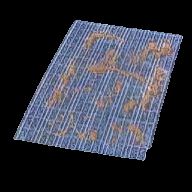
%> input picture Algorithms/ENHANCED.png, 192 x 192 px
$ octave --eval "result = Enhancement1(imread('ENHANCED.png'));"   (GNU Octave 9; MATLAB toolbox functions it lacks are replaced by stand-ins)
%> lines starting %> are read from the running program, lines starting %| are printed output that depends on the picture
### Algorithms/NormalizeSize.m
function [newimg] = NormalizeSize(img)
    [x,y,~] = size(img);
    frac = 20;
    i = 0;
    j = 0;
    while frac > 1
        i = i + 1;
        frac = x / (2 ^ i);
    end
    frac = 20;
    while frac > 1
        j = j + 1;
        frac = y / (2 ^ j);
    end
    newimg = imresize(img, [2^i 2^j]);
end

### Algorithms/MaskingMS.m
function [mask] = MaskingMS(img,threshold)
    [x,y,z] = size(img);
    c = cat(2,x,y,z);
    S = qtdecomp(img,threshold, [8 max(c)/2]);
%     S = qtdecomp(img,threshold, [8 16]);
    S = full(S);
    [x,y] = find(S>0);
    mask = S;
    for i = 1:size(x,1)
        block_size = S(x(i),y(i));
        mask(x(i):x(i)+block_size-1,y(i):y(i)+block_size-1) = i;
    end
end

### Algorithms/RegionEnhancement2.m
function [newimg] = RegionEnhancement2(newimg,mask)
    for i = 1:max(mask(:))
        I = newimg(mask==i);
        [x,~,~] = size(I);
        I = reshape(I,sqrt(x),sqrt(x),1);
        II = adapthisteq(I,'clipLimit',0.00005);
        II = reshape(II,x,1,1);
        newimg(mask==i) = II;
    end
end

% Define a new width...

### Algorithms/Enhancement1.m
function [newimg,r] = Enhancement1(img)
    HSV = rgb2hsv(img);
    threshold = 0.1:0.1:1.0;
    I   = uint8(HSV(:,:,3) * 255);
    [newimg] = NormalizeSize(I);
    for i = 1:size(threshold,2)
        [mask]     = MaskingMS(newimg,threshold(i));
        [enhanced] = RegionEnhancement2(newimg,mask);
        E(:,:,i)   = imresize(enhanced, [size(I,1) size(I,2)]);
    end
    HSV(:,:,3) = mean(E,3) / 255;
% [7 lines of commented-out code are left out]
    newimg = uint8(hsv2rgb(HSV) * 255);
end
%> in Enhancement1, `HSV = rgb2hsv(img);`: HSV: size 192x192x3 double; mean H, S, V 0.259, 0.107, 0.257
%> in Enhancement1, `I   = uint8(HSV(:,:,3) * 255);`:
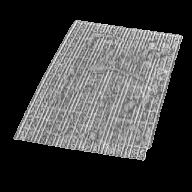
%> I: size 192x192 uint8; min 0, max 255, mean 65.4
%> in NormalizeSize, `newimg = imresize(img, [2^i 2^j]);`:
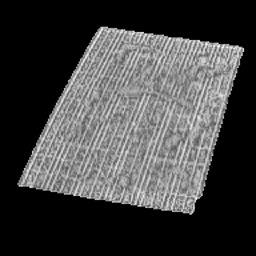
%> newimg: size 256x256 uint8; min 0, max 255, mean 65.5
%> the loop in Enhancement1, `for i = 1:size(threshold,2)` made 10 passes
%> pass 1, in MaskingMS, `S = qtdecomp(img,threshold, [8 max(c)/2]);`:
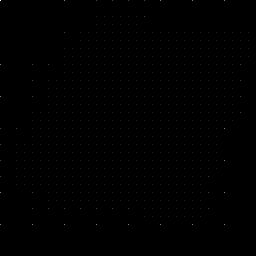
%> S: size 256x256 double; min 0, max 64, mean 0.1; drawn with min black and max white
%> pass 1, in Enhancement1, `[mask]     = MaskingMS(newimg,threshold(i));`:
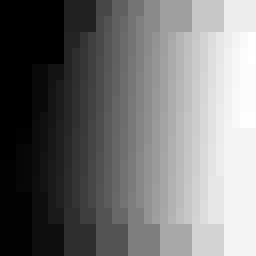
%> mask: size 256x256 double; min 1, max 601, mean 274.7; drawn with min black and max white
%> pass 1, in Enhancement1, `[enhanced] = RegionEnhancement2(newimg,mask);`:
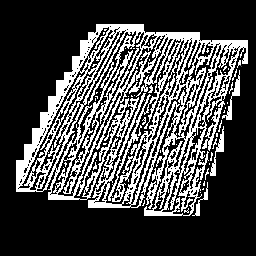
%> enhanced: size 256x256 uint8; min 0, max 255, mean 70.1
%> in Enhancement1, `HSV(:,:,3) = mean(E,3) / 255;`:
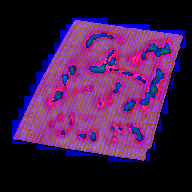
%> HSV: size 192x192x3 double; mean R, G, B 0.259, 0.107, 0.269
%> in Enhancement1, `newimg = uint8(hsv2rgb(HSV) * 255);`:
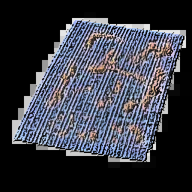
%> newimg: size 192x192x3 uint8; mean R, G, B 56.2, 58, 67.3
